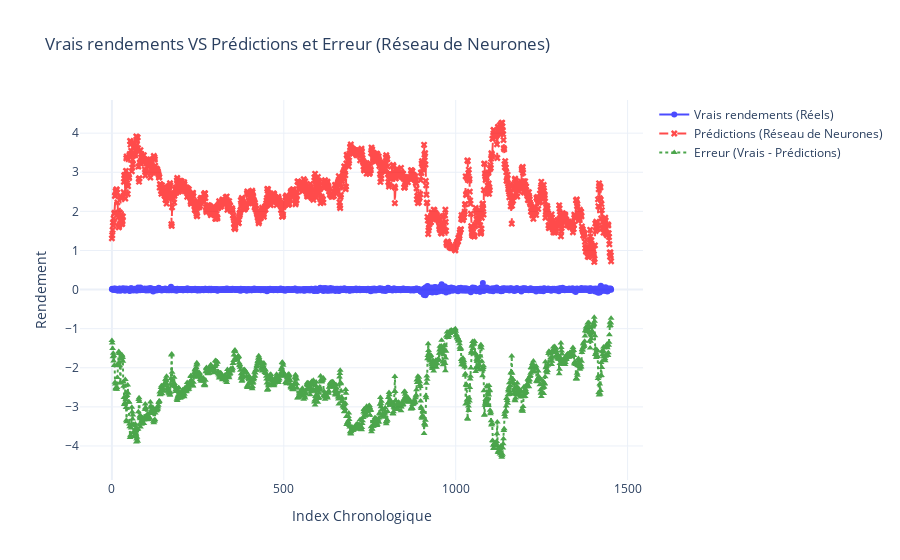

The cell this chart's notebook holds for it:
### Code cell
# Prédictions sur le jeu de test
y_pred = model_nn.predict(X_test).flatten()

# Calcul de l'erreur
errors = np.array(y_test) - np.array(y_pred)

# Création de la figure interactive avec Plotly
fig = go.Figure()

# Ajout des vrais rendements
fig.add_trace(go.Scatter(
    x=list(range(len(y_test))),
    y=y_test,
    mode='lines+markers',
    name='Vrais rendements (Réels)',
    line=dict(color='blue', dash='solid'),
    marker=dict(symbol='circle'),
    opacity=0.7
))

# Ajout des prédictions
fig.add_trace(go.Scatter(
    x=list(range(len(y_pred))),
    y=y_pred,
    mode='lines+markers',
    name='Prédictions (Réseau de Neurones)',
    line=dict(color='red', dash='dash'),
    marker=dict(symbol='x'),
    opacity=0.7
))

# Ajout des erreurs
fig.add_trace(go.Scatter(
    x=list(range(len(errors))),
    y=errors,
    mode='lines+markers',
    name='Erreur (Vrais - Prédictions)',
    line=dict(color='green', dash='dot'),
    marker=dict(symbol='triangle-up'),
    opacity=0.7
))

# Mise en forme de la figure interactive
fig.update_layout(
    title="Vrais rendements VS Prédictions et Erreur (Réseau de Neurones)",
    xaxis_title="Index Chronologique",
    yaxis_title="Rendement",
    legend=dict(font=dict(size=12)),
    template="plotly_white"
)

# Affichage de la figure interactive
fig.show()

### Figure 1 — Plotly figure (JSON) as saved in the notebook; plotly's stock layout.template omitted (floating-point values rounded to 4 significant figures; data arrays with more than 128 entries replaced by an {"elided": "..."} marker saying what was removed)
{"data": [{"line": {"color": "blue", "dash": "solid"}, "marker": {"symbol": "circle"}, "mode": "lines+markers", "name": "Vrais rendements (Réels)", "opacity": 0.7, "type": "scatter", "x": {"elided": "1453 int values"}, "y": {"elided": "1453 float values"}}, {"line": {"color": "red", "dash": "dash"}, "marker": {"symbol": "x"}, "mode": "lines+markers", "name": "Prédictions (Réseau de Neurones)", "opacity": 0.7, "type": "scatter", "x": {"elided": "1453 int values"}, "y": {"elided": "1453 float values"}}, {"line": {"color": "green", "dash": "dot"}, "marker": {"symbol": "triangle-up"}, "mode": "lines+markers", "name": "Erreur (Vrais - Prédictions)", "opacity": 0.7, "type": "scatter", "x": {"elided": "1453 int values"}, "y": {"elided": "1453 float values"}}], "layout": {"legend": {"font": {"size": 12}}, "title": {"text": "Vrais rendements VS Prédictions et Erreur (Réseau de Neurones)"}, "xaxis": {"title": {"text": "Index Chronologique"}}, "yaxis": {"title": {"text": "Rendement"}}}}
